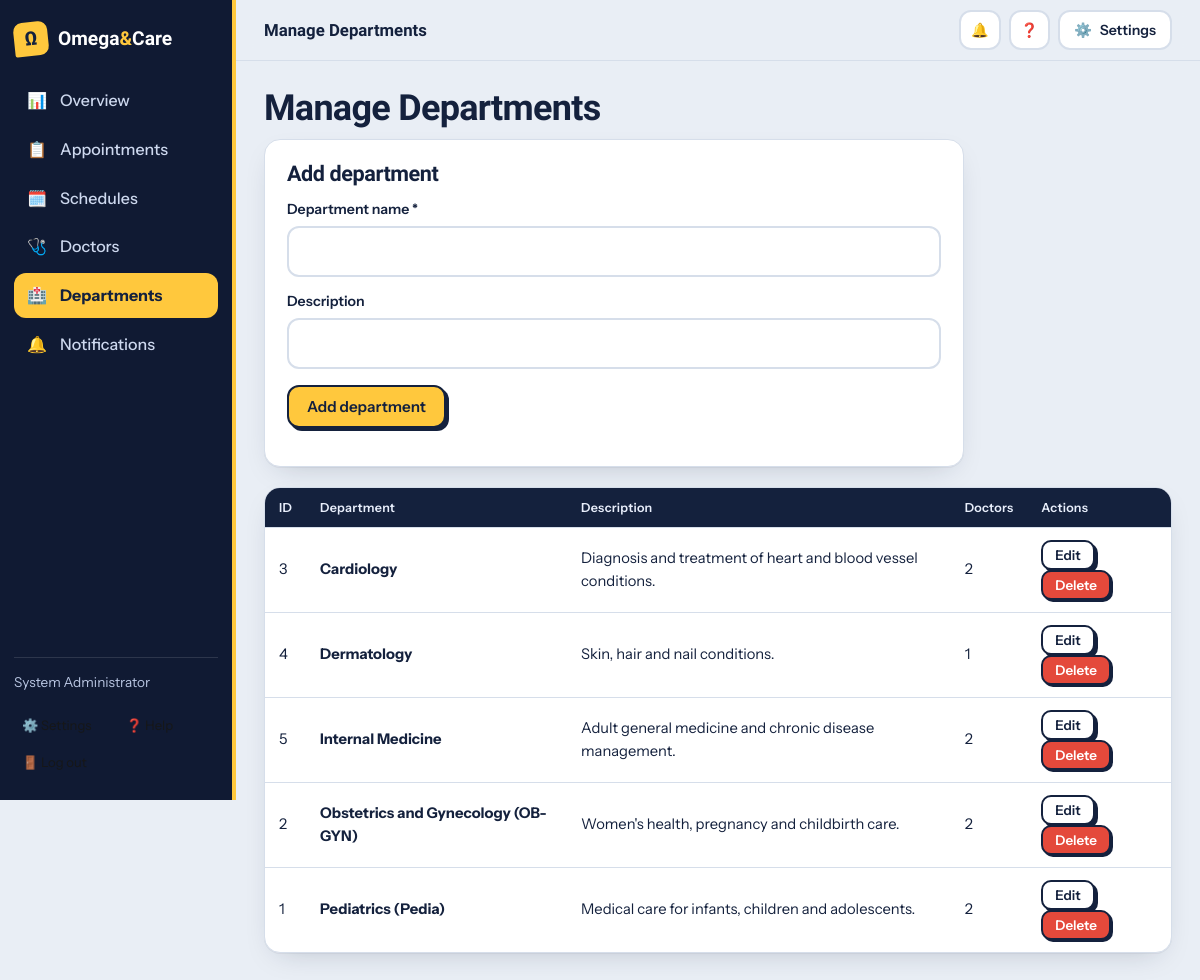
The page /admin/departments.php (signed in) on the database its author committed.
### tables this page shows
CREATE TABLE `departments` (
  `department_id`   INT UNSIGNED NOT NULL AUTO_INCREMENT,
  `department_name` VARCHAR(100) NOT NULL,
  `description`     VARCHAR(255) DEFAULT NULL,
  PRIMARY KEY (`department_id`),
  UNIQUE KEY `uq_department_name` (`department_name`)
);

### includes/functions.php (called while the page is built, shortened)
<?php
function e($v): string { return htmlspecialchars((string) $v, ENT_QUOTES, 'UTF-8'); }

### admin/departments.php (the view, shortened to what this page needs)
<?php
require_once __DIR__ . '/../includes/functions.php';
$edit = null;
$rows = $pdo->query('SELECT d.*, (SELECT COUNT(*) FROM doctors x WHERE x.department_id = d.department_id) AS doctors FROM departments d ORDER BY department_name')->fetchAll();
require __DIR__ . '/../includes/header.php';
?>
<h1>Manage Departments</h1>
<div class="card" style="max-width:700px">
  <h2><?= $edit ? 'Edit department' : 'Add department' ?></h2>
  <form method="post">
    <label>Department name *</label><input name="department_name" required maxlength="100" value="<?= e($edit['department_name'] ?? '') ?>">
    <label>Description</label><input name="description" maxlength="255" value="<?= e($edit['description'] ?? '') ?>">
    <p><button class="btn" type="submit"><?= $edit ? 'Update' : 'Add department' ?></button>
       <?php if ($edit): ?><a class="btn btn-outline" href="departments.php">Cancel</a><?php endif; ?></p>
  </form>
</div>
<div class="table-wrap"><table>
  <thead><tr><th>ID</th><th>Department</th><th>Description</th><th>Doctors</th><th>Actions</th></tr></thead>
  <tbody>
  <?php foreach ($rows as $r): ?>
    <tr><td><?= (int) $r['department_id'] ?></td><td><b><?= e($r['department_name']) ?></b></td><td><?= e($r['description']) ?></td><td><?= (int) $r['doctors'] ?></td>
      <td><a class="btn btn-sm btn-outline" href="?edit=<?= (int) $r['department_id'] ?>">Edit</a>
        <form method="post" class="inline-form" onsubmit="return confirm('Delete this department?')"><?= csrf_field() ?>
          <button class="btn btn-sm btn-danger">Delete</button></form></td></tr>
  <?php endforeach; ?>
  </tbody>
</table></div>
<?php require __DIR__ . '/../includes/footer.php'; ?>

### assets/css/style.css (style rules this page uses)
:root { --bg: #e9eef5; --surface: #fff; --ink: #14213d; --muted: #5c6b84; --line: #d6deea; --navy: #14213d; --navy2: #1d2f55; --ticket: #ffc83d; --ticket-d: #f2b312; --go: #13a06f; --warn: #f28c28; --bad: #e4493b; --info: #3b6fe0; --soft: #f3f6fb; --shadow: 0 1px 0 rgba(20, 33, 61, .05), 0 10px 30px -14px rgba(20, 33, 61, .25); --r: 16px; --display: "Bricolage Grotesque", "Trebuchet MS", system-ui, sans-serif; --body: "Instrument Sans", system-ui, -apple-system, "Segoe UI", sans-serif }
* { box-sizing: border-box }
html { scroll-behavior: smooth }
body { margin: 0; font-family: var(--body); background: var(--bg); color: var(--ink); line-height: 1.55; min-height: 100vh; display: flex; flex-direction: column }
a { color: var(--info); text-decoration: none }
h1, h2, h3 { font-family: var(--display); letter-spacing: -.02em; line-height: 1.1; margin: 0 0 10px }
h1 { font-size: clamp(1.8rem, 3vw, 2.5rem); font-weight: 800 }
h2 { font-size: 1.35rem; font-weight: 700 }
.card { background: var(--surface); border: 1px solid var(--line); border-radius: var(--r); padding: 22px; box-shadow: var(--shadow); margin-bottom: 20px }
.btn { display: inline-flex; align-items: center; gap: 6px; background: var(--ticket); color: var(--navy); border: 2px solid var(--navy); border-radius: 12px; padding: 10px 18px; font: 600 .95rem var(--body); cursor: pointer; text-decoration: none; box-shadow: 3px 3px 0 var(--navy); transition: transform .1s, box-shadow .1s }
.btn-sm { padding: 5px 12px; font-size: .84rem; border-radius: 10px; box-shadow: 2px 2px 0 var(--navy) }
.btn-outline { background: var(--surface); color: var(--ink); border-color: var(--ink); box-shadow: 3px 3px 0 var(--ink) }
.btn-danger { background: var(--bad); color: #fff }
label { display: block; font-weight: 600; font-size: .88rem; margin: 14px 0 5px }
input, select, textarea { width: 100%; padding: 11px 13px; border: 2px solid var(--line); border-radius: 12px; font: inherit; background: var(--surface); color: var(--ink); transition: border-color .15s, box-shadow .15s }
.inline-form { display: inline-block; margin: 0 }
.table-wrap { overflow-x: auto; background: var(--surface); border: 1px solid var(--line); border-radius: var(--r); margin-bottom: 20px; box-shadow: var(--shadow) }
table { width: 100%; border-collapse: collapse; font-size: .92rem }
th, td { padding: 12px 14px; text-align: left; border-bottom: 1px solid var(--line); vertical-align: middle }
th { background: var(--navy); color: #e8eefb; font: 600 .78rem var(--body); letter-spacing: .02em; white-space: nowrap }
tbody tr { transition: background .12s }
tr:last-child td { border-bottom: 0 }

### rows shown on the page
departments: department_id "3", department_name "Cardiology", description "Diagnosis and treatment of heart and blood vessel conditions.", doctors "2"
departments: department_id "4", department_name "Dermatology", description "Skin, hair and nail conditions.", doctors "1"
departments: department_id "5", department_name "Internal Medicine", description "Adult general medicine and chronic disease management.", doctors "2"
departments: department_id "2", department_name "Obstetrics and Gynecology (OB-GYN)", description "Women's health, pregnancy and childbirth care.", doctors "2"
departments: department_id "1", department_name "Pediatrics (Pedia)", description "Medical care for infants, children and adolescents.", doctors "2"

### other values the page prints
$icon "📊 📋 🗓️ 🩺 🏥 🔔"
$label "Overview Appointments Schedules Doctors Departments Notifications"
$who "System Administrator"
$pageTitle "Manage Departments"
